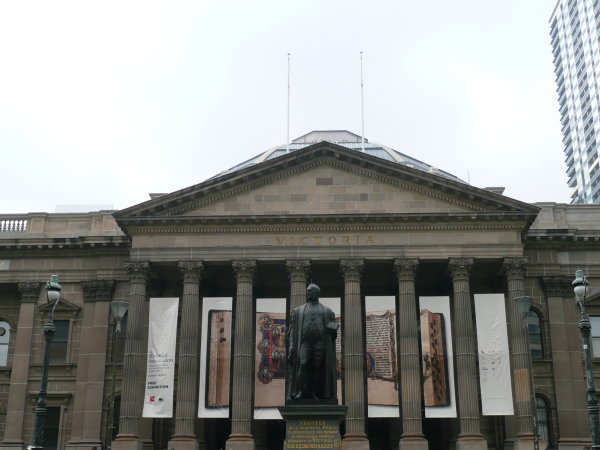
#> input picture Phase1/Data/Train/Set1/1.jpg, 600 x 450 px
$ python Wrapper.py
#> lines starting #> are read from the running program, lines starting #| are printed output that depends on the picture; after the words box and inside, x2 and y2 are one past the last pixel; in counts of white or black regions, pixels touching at a corner belong together
#!/usr/bin/evn python

"""
RBE/CS Fall 2022: Classical and Deep Learning Approaches for
Geometric Computer Vision
Project 1: MyAutoPano: Phase 2 Starter Code


Author(s):
Lening Li (lli4@wpi.edu)
Teaching Assistant in Robotics Engineering,
Worcester Polytechnic Institute
"""

# Code starts here:

# Add any python libraries here
import numpy as np
import cv2

# Remember that images are inverted, origin is top left and pixel coordinates are [Y, X]


def ANMS(image, corners, tolerance, num_best_corners):
    """
    ANMS algorithm for filtering out detected corners of the image
    image: TODO remove this
    corners: output of cornerHarris function on the image
    num_best_corners: the number of best ranking corners to keep in the filtered list
    returns a num_best corners by 3 array, [Y, X, ANMS ranking]
    """

    # All local maxima (corners) of 'image' found using Corner Harris function, passed in as 'corners'
    # tolerance is how much of the highest scoring pixels to keep, lower keep more, higher keep less

    # Step 1: Locate all x y coordinates of maxima above a certain score, tune the tolerance parameter
    corners_boolean = corners > tolerance * corners.max()           # 'boolean image' for locating corner coordinates
    coordinates_tuple = np.nonzero(corners_boolean)                 # returns tuple of indexes where not false or 0
    corners_locations = np.asarray(coordinates_tuple)               # convert to numpy array
    corners_locations = np.transpose(corners_locations)             # transpose for better syntax later
    num_corners = len(corners_locations)
    print('Num of corners = ' + str(num_corners))                   # print for debugging

    # Step 2: Rank the corners by the Euclidean distance to their closest neighboring corner using ANMS
    r = np.ones((num_corners, 1)) * np.inf              # initialize an array of infinity values, num_corners x 1
    ED = np.inf                                         # initialize the current Euclidian distance

    # ANMS algorithm implementation, compare each corner to every other corner, computationally expensive
    for i in range(num_corners):
        for j in range(num_corners):
            x_i = corners_locations[i][1]                     # get the x and y pixel coordinates of the corners
            y_i = corners_locations[i][0]                     # i = y pixel coordinate
            x_j = corners_locations[j][1]                     # j = x pixel coordinate
            y_j = corners_locations[j][0]

            C_i = corners[y_i, x_i]                           # get the corner scores
            C_j = corners[y_j, x_j]

            if C_j > C_i:                                     # if it's a higher-scoring corner than our ith one
                ED = ((x_j - x_i) ** 2) + ((y_j - y_i) ** 2)  # (xj - xi)^2 + (yj - yi)^2

            if ED < r[i]:                                     # if less than the current Euclidean distance
                r[i] = ED                                     # then save it as the new lowest

    # Making a num_corners x 3 array, storing each corner's coordinates and ANMS ranking
    corners_locations_np = np.array(corners_locations)                      # convert to numpy array
    corners_y, corners_x = np.split(corners_locations_np, 2, axis=1)        # split into x and y coordinates
    corners_ranked = np.concatenate((corners_y, corners_x, r), axis=1)      # combine x and y with their rankings

    # Sort the array from highest ranked corner coordinates to lowest, [:, 2] because ranking is in the 3rd column
    corners_sorted = corners_ranked[corners_ranked[:, 2].argsort()[::-1]]   # [::-1] means iterate through backwards

    if num_best_corners > num_corners:
        num_best_corners = num_corners
    corners_best = corners_sorted[0:num_best_corners, :]                    # keep only N best desired corners

    # [10 lines of commented-out code are left out]

    return corners_best


def get_features(points_best, grey_image):
    """
    Creating the image feature descriptor array
    points_best: num_points_best x 3 array, [Y, X, ANMS ranking]
    grey_image: the image used to find points_best, must be greyscale
    returns a 64 x 1 x num_points_best array of the corner feature descriptors
    """

    patch_size = 40                                 # size of pixel square to sample a feature on the image
    features = np.array(np.zeros((64, 1)))          # sub-sampled patch array

    grey_image = np.pad(grey_image, int(patch_size), 'constant', constant_values=0)    # pad the image by the patch size

    num_features, cols = points_best.shape

    for i in range(num_features):

        # The coordinates of the corners are now offset by patch_size after the np.pad and must be corrected
        patch_y = points_best[i][0] + patch_size
        patch_x = points_best[i][1] + patch_size

        # Pick out a square patch from the padded image of size patch_size, corner point should be the patch center
        patch = grey_image[int(patch_y - (patch_size / 2)):int(patch_y + (patch_size / 2)),
                int(patch_x - (patch_size / 2)):int(patch_x + (patch_size / 2))]

        patch_blurred = cv2.GaussianBlur(patch, (5, 5), 0)          # apply a blur to smooth the image
        patch_sub_sampled = cv2.resize(patch_blurred, (8, 8))       # sub-sample to a square of size 8

        patch_sub_sampled = patch_sub_sampled.reshape(64, 1)        # reshape to a 64 by 1 array

        # Standardize the vector to have zero mean and variance of 1, removes bias and increase illumination invariance
        patch_sub_sampled = (patch_sub_sampled - np.mean(patch_sub_sampled)) / np.std(patch_sub_sampled)

        features = np.dstack((features, patch_sub_sampled))         # stack the features in sequence depth-wise (axis 3)

    # TODO: save the output as FD.png

    # print(features.shape)
    # print(grey_image)

    # Display for testing
    # cv2.imshow('Image window', patch_blurred)
    # cv2.waitKey(0)      # Don't close the display window

    return features[:, :, 1:]      # discard the first row of zeros, just used to initialize the array


def match_features(features1, features2, corners1, corners2):
    """
    Give the matched feature pairs from the two images
    features1: The array of features in the image returned by get_features
    features2: The array of features in the image returned by get_features
    corners1: The array of best corners in the image returned by ANMS
    corners2: The array of best corners in the image returned by ANMS
    outputs an array of the matched features
    """

    a, b, num_features1 = features1.shape
    c, d, num_features2 = features2.shape
    min_features = int(min(num_features1, num_features2))
    max_features = int(max(num_features1, num_features2))

    tolerance_diff_ratio = 0.7                             # feature similarity tolerance for keeping or rejecting pairs
    match_pairs = []                                       # array to store the final matched pairs

    # Compare all features in the smaller list to every other feature in the larger list
    for i in range(min_features):

        matches = {}    # dictionary for mapping the sum squares differences with the corresponding corner points

        for j in range(max_features):

            feature1 = features1[:, :, i]
            feature2 = features2[:, :, j]
            corner1 = corners1[i, :]
            corner2 = corners2[j, :]

            diff_sum_squares = np.linalg.norm((feature1 - feature2)) ** 2       # sum of squares differences formula
            matches[diff_sum_squares] = [corner1, corner2]

        sorted_matches = sorted(matches)    # sort the dictionary by the sum squares differences

        if sorted_matches[0] / sorted_matches[1] < tolerance_diff_ratio:
            pairs = matches[sorted_matches[0]]
            match_pairs.append(pairs)

    return match_pairs


def visualize_matches(image1, image2, matched_pairs):
    """
    Mark out and draw each matched corner pair on the two images
    image1: first image object
    image2: second image object
    matched_pairs: The array of matched corner points, [num_best_points x 2 x 3]
    """

    # Handling the case of a color or greyscale image passed to the visualizer
    if len(image1.shape) == 3:
        height1, width1, depth1 = image1.shape
        height2, width2, depth2 = image2.shape
        shape = (max(height1, height2), width1 + width2, depth1)

    elif len(image1.shape) == 2:
        height1, width1, depth1 = image1.shape
        height2, width2, depth2 = image2.shape
        shape = (max(height1, height2), width1 + width2)

    image_combined = np.zeros(shape, type(image1.flat[0]))          # blank side-by-side images
    image_combined[0:height1, 0:width1] = image1                    # fill in left side image
    image_combined[0:height1, width1:width1 + width2] = image2      # fill in right side image
    image_12 = image_combined.copy()

    circle_size = 4
    red = [0, 0, 255]
    cyan = [255, 255, 0]
    yellow = [0, 255, 255]

    # Mark each matched corner pair with a circle and draw a line between them
    for i in range(len(matched_pairs)):

        corner1_x = matched_pairs[i][0][1]
        corner1_y = matched_pairs[i][0][0]
        corner2_x = matched_pairs[i][1][1]
        corner2_y = matched_pairs[i][1][0]

        cv2.line(image_12, (int(corner1_x), int(corner1_y)), (int(corner2_x + image1.shape[1]), int(corner2_y)), red, 1)
        cv2.circle(image_12, (int(corner1_x), int(corner1_y)), circle_size, cyan, 1)
        cv2.circle(image_12, (int(corner2_x) + image1.shape[1], int(corner2_y)), circle_size, yellow, 1)

    # TODO save as .png
    #cv2.imwrite('/home/
    cv2.imshow("Matches visualizing", image_12)
    cv2.waitKey(0)


def RANSAC(matches):
    """
    Random Sample Consensus algorithm or RANSAC to remove outliers from the matched feature pairs of the images
    matches: the array of best matched feature pairs for two images returned by match_features()
    outputs the modified array of best matches after applying RANSAC and computed homography
    """

    iterations = 10000                              # iterations of RANSAC to attempt unless found enough paris
    tau = 30                                        # threshold of inliers to keep
    num_matches = len(matches)                      # how many pairs were matched
    percent_good_matches = 0.6                      # what percentage of num_matches are enough to stop iterating
    latest_homography = np.zeros((3, 3))            # latest computed pair homography matrix
    maximum = 0

    for index in range(iterations):                 # index iterator variable non-use intentional

        pairs_indices = []                          # array of good matches

        # 1. Select four matched feature pairs from each image at random
        points = [np.random.randint(0, num_matches) for num in range(4)]      # four random points within num_matches

        # The four points which bound the feature, pt from image 1 (index 0) and pt_prime from image 2 (index 1)
        pt_1 = np.flip(matches[points[0]][0][0:2])          # point is [Y, X, rank], thus [0:2] to keep only Y and X
        pt_2 = np.flip(matches[points[1]][0][0:2])          # then flip the order to have a proper [X, Y] point
        pt_3 = np.flip(matches[points[2]][0][0:2])
        pt_4 = np.flip(matches[points[3]][0][0:2])
        pt_prime_1 = np.flip(matches[points[0]][1][0:2])
        pt_prime_2 = np.flip(matches[points[1]][1][0:2])
        pt_prime_3 = np.flip(matches[points[2]][1][0:2])
        pt_prime_4 = np.flip(matches[points[3]][1][0:2])

        pts = np.array([pt_1, pt_2, pt_3, pt_4], np.float32)                                    # float32 for opencv
        pts_prime = np.array([pt_prime_1, pt_prime_2, pt_prime_3, pt_prime_4], np.float32)

        # 2. Compute homography between the random point pairs
        H = cv2.getPerspectiveTransform(pts, pts_prime)

        num_good_matches = 0            # keep track of how many good matches found in the next step

        # 3. Compute inliers or best matches using SSD and threshold, repeat until sufficient matches found
        for i in range(num_matches):

            y_pt = matches[i][0][0]
            x_pt = matches[i][0][1]
            y_pt_prime = matches[i][1][0]
            x_pt_prime = matches[i][1][1]

            pt_prime_i = np.array([x_pt_prime, y_pt_prime])     # convert to numpy array

            pt_i = np.array([x_pt, y_pt, 1])                    # make homogeneous to multiply by H
            H_pt_i = np.matmul(H, pt_i)                         # multiply by H

            if H_pt_i[2] == 0:                                  # prevent divide by zero error
                H_pt_i[2] = 0.0000001
            p_x = H_pt_i[0] / H_pt_i[2]                         # x is now index 0 and y is now index 1
            p_y = H_pt_i[1] / H_pt_i[2]

            H_pt_i = np.array([p_x, p_y], np.float32)
            # H_pt_i = np.float32([point for point in H_pt_i])

            SSD = np.linalg.norm((pt_prime_i - H_pt_i)) ** 2          # sum of squares differences formula
            # print(SSD)

            if SSD < tau:                                             # only include matches under the threshold
                num_good_matches += 1
                pairs_indices.append(i)

        matches_p = []
        matches_prime = []

        if maximum < num_good_matches:
            maximum = num_good_matches

            [matches_p.append([np.flip(matches[ind][0][0:2])]) for ind in pairs_indices]
            [matches_prime.append([np.flip(matches[ind][1][0:2])]) for ind in pairs_indices]
            # print('matches_p: ', matches_p)
            # print('matches_prime: ', matches_prime)

            latest_homography, a = cv2.findHomography(np.float32(matches_p), np.float32(matches_prime))

            if num_good_matches > percent_good_matches * num_matches:       # end if desired matches num were found
                break

    matched_pairs = [matches[i] for i in pairs_indices]         # find the pairs corresponding to the computed indicies

    return latest_homography, matched_pairs


def combine_images(image1, homography1to2, image2):
    """
    Combine the two images
    """

    image2_shape = image2.shape

    h, w, k = np.shape(image1)
    random_H = np.array([[0, w, w, 0], [0, 0, h, h], [1, 1, 1, 1]])
    H = np.dot(homography1to2, random_H)

    row_y = H[1] / H[2]
    row_x = H[0] / H[2]

    new_mat = np.array([[1, 0, -1 * min(row_x)], [0, 1, -1 * min(row_y)], [0, 0, 1]])
    homography1to2 = np.dot(new_mat, homography1to2)

    h = int(round(max(row_y) - min(row_y))) + image2_shape[0]
    w = int(round(max(row_x) - min(row_x))) + image2_shape[1]
    size = (h, w)

    image1_warped = cv2.warpPerspective(src=image1, M=homography1to2, dsize=size)
    return image1_warped, int(min(row_x)), int(min(row_y))


def main():
    # [6 lines of commented-out code are left out]

    """
    Read a set of images for Panorama stitching
    """

    im1_path = '../Data/Train/Set1/1.jpg'
    im2_path = '../Data/Train/Set1/2.jpg'
    im3_path = '../Data/Train/Set1/3.jpg'

    # [11 lines of commented-out code are left out]

    image1 = cv2.imread(im1_path)                      # load from image file
#> image1 is the input picture: shape (450, 600, 3); mean B, G, R 144.3, 147.2, 145.6
    image2 = cv2.imread(im2_path)
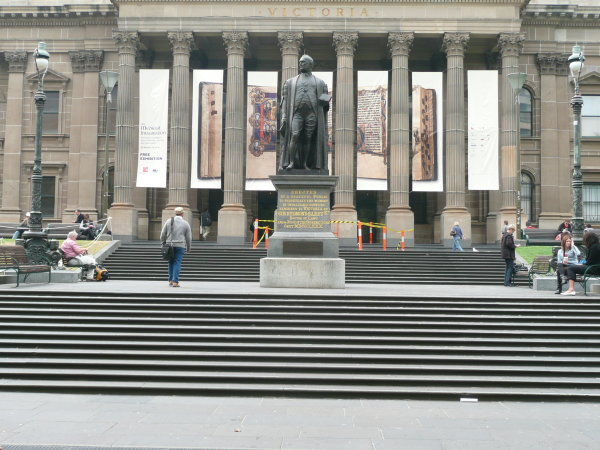
#> input picture Phase1/Data/Train/Set1/2.jpg, 600 x 450 px
#> image2 is the input picture: shape (450, 600, 3); mean B, G, R 135.2, 141.3, 141.1
    image3 = cv2.imread(im3_path)
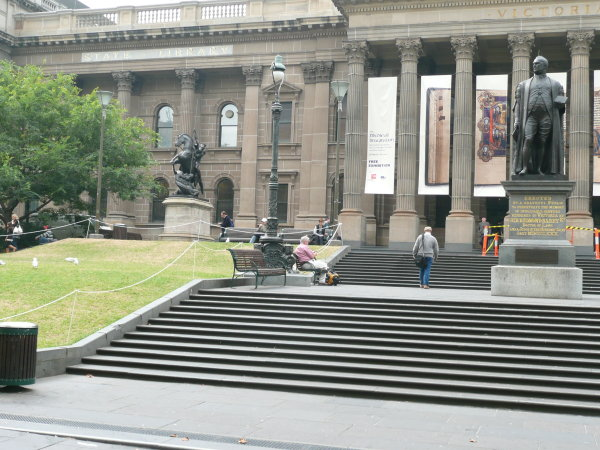
#> input picture Phase1/Data/Train/Set1/3.jpg, 600 x 450 px
#> image3 is the input picture: shape (450, 600, 3); mean B, G, R 134.5, 145.3, 142.3

    image1_grey = cv2.cvtColor(image1, cv2.COLOR_BGR2GRAY)          # greyscale image, less data to work on
    # image1_grey = np.float32(image1_grey)                           # convert to numpy array
    image2_grey = cv2.cvtColor(image2, cv2.COLOR_BGR2GRAY)
    # image2_grey = np.float32(image2_grey)
    image3_grey = cv2.cvtColor(image3, cv2.COLOR_BGR2GRAY)
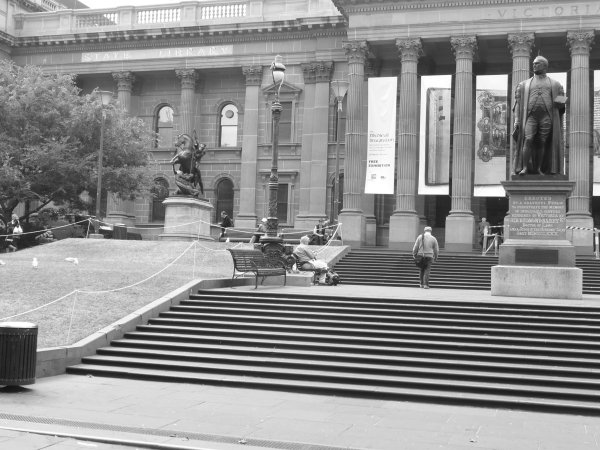
#> image3_grey: shape (450, 600); min 5, max 255, mean 143.2

    """
    Corner Detection
    Save Corner detection output as corners.png
    """

    # Harris corner detector parameters
    block_size = 2      # neighborhood size
    k_size = 3          # aperture parameter for the Sobel operator
    k = 0.05            # Harris detector free parameter from the formula
    image1_dst = cv2.cornerHarris(image1_grey, block_size, k_size, k)
    image2_dst = cv2.cornerHarris(image2_grey, block_size, k_size, k)
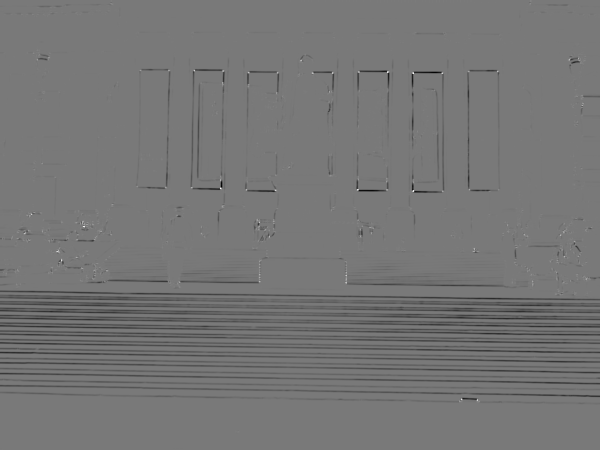
#> image2_dst: shape (450, 600) float32; min -0.013, max 0.0143, mean -0.000417; drawn with min black and max white
    image3_dst = cv2.cornerHarris(image3_grey, block_size, k_size, k)
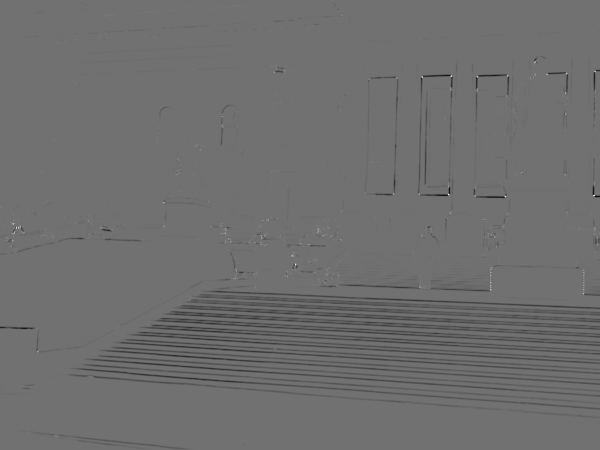
#> image3_dst: shape (450, 600) float32; min -0.0127, max 0.0158, mean -0.000295; drawn with min black and max white

    # dst = cv2.dilate(dst, None)

    # Visualizing the corners, threshold for an optimal value depending on the image, higher is less sensitive
    tolerance = 0.04  # 0.04
    image1_corners = image1.copy()
    image2_corners = image2.copy()
    image3_corners = image3.copy()
    # Color the local maxima (identified corners) from the response map
    purple = [255, 0, 255]  # BGR values
    image1_corners[image1_dst > tolerance * image1_dst.max()] = purple
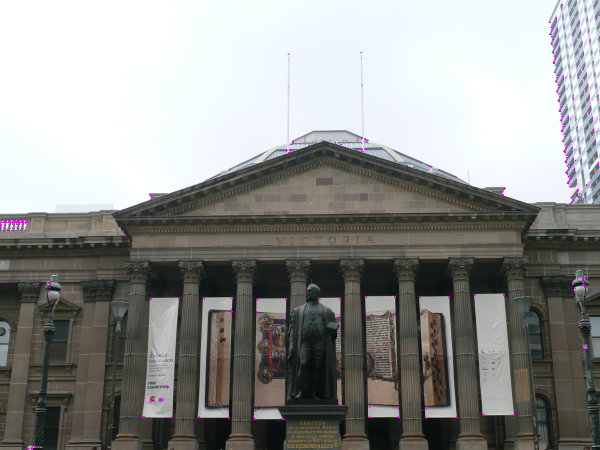
#> image1_corners: shape (450, 600, 3); 0.24% of pixels changed, all inside (x1, y1, x2, y2) = (0, 4, 600, 450)
    image2_corners[image2_dst > tolerance * image2_dst.max()] = purple
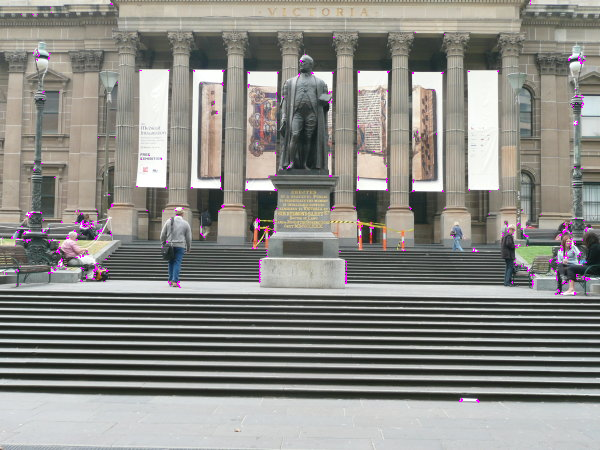
#> image2_corners: shape (450, 600, 3); 0.45% of pixels changed, all inside (x1, y1, x2, y2) = (2, 0, 592, 403)

    # TODO: save the output as corners.png

    """
    Perform ANMS: Adaptive Non-Maximal Suppression
    Save ANMS output as anms.png
    """
    num_best = 100
    image1_corners_best = ANMS(image1_corners, image1_dst, tolerance, num_best)
#> (the rest of the program and of its run is left out)
